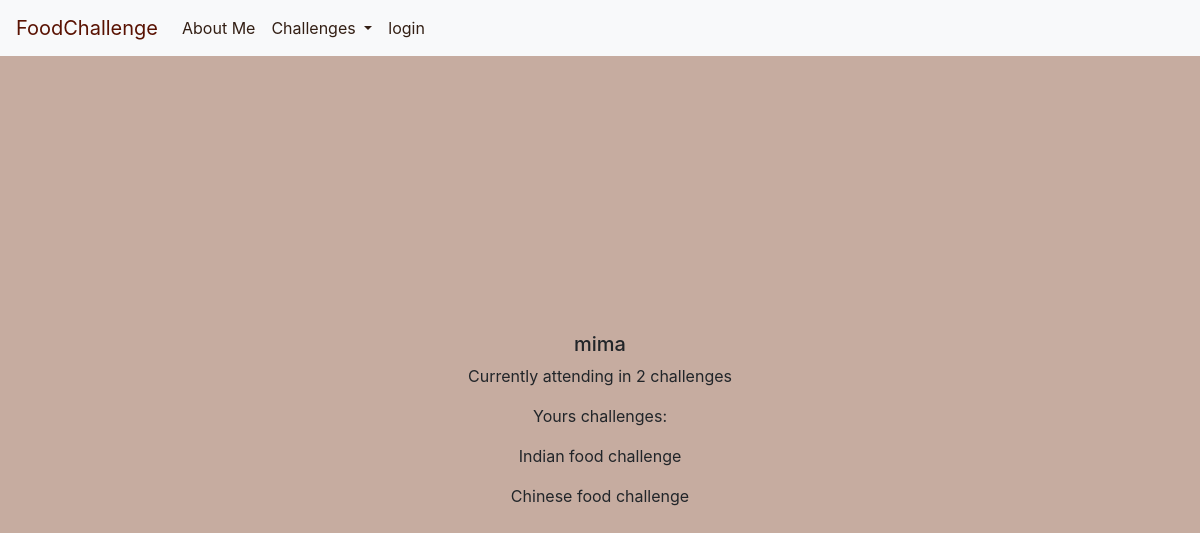
The page /profile/7 on the database as committed earlier.
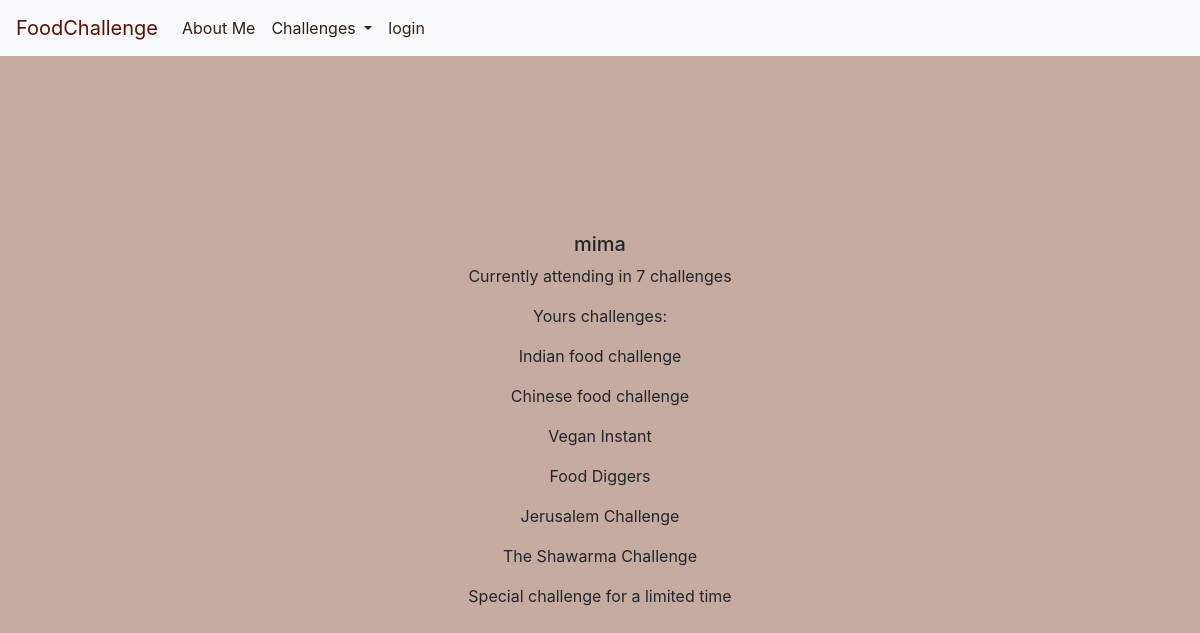
The same page on the database as committed later.
### core/models.py (models this page shows, shortened)
class Client(models.Model):
    user = models.OneToOneField(User, on_delete=models.CASCADE, related_name='client')

class UserInChallenge(models.Model):
    client = models.ForeignKey(Client, on_delete=models.CASCADE, related_name='userChallenge')
    challenge = models.ForeignKey(Challenge, on_delete=models.CASCADE, related_name='userChallenge')

class Challenge(models.Model):
    name = models.CharField(max_length=200)
    summary = models.CharField(max_length=200)
    description = models.TextField()
    class Level(models.IntegerChoices):
        EASY = 1, "easy"
        MEDIUM = 2, "medium"
        HARD = 3, "hard"
        EXTREME = 4, "extreme"
    level = models.IntegerField(choices=Level.choices)

### core/views.py (the view)
# urls.py: path('profile/<int:client>', views.profile, name="profile"),
def profile(request, client):
    challenge = UserInChallenge.objects.filter(client__user_id=client)
    return render(request, 'core/fixed_profile.html', {'client': Client.objects.get(user_id=client), 'challenge': challenge})

### core/base_views.py (called while the page is built)
def challenge_list(request):
    challenge_list = [
        "Chinese food challenge",
        "Vegan Instant",
        "Food Diggers",
        "Indian food challenge",
        "Special challenge for a limited time",
        "Jerusalem Challenge",
        "The Shawarma Challenge",
    ]
    return {'challenge_list': challenge_list}

### core/templates/core/fixed_profile.html
{% extends 'core/base.html' %}
{% block content %}
<div class="containers">
    <h5>{{ client.user.username }}</h5>
    <p>Currently attending in {{ challenge|length }}  challenges</p>
        <p>Yours challenges:</p>
    {% for c in challenge %}
        <p>{{ c.challenge.name }}  </p>
    {% endfor %}
</div>
{% endblock %}

### core/templates/core/base.html (shortened to what this page needs)
{% load static %}
<!DOCTYPE html>
<html lang="en">
<head>
    <link rel="stylesheet" href="https://stackpath.bootstrapcdn.com/bootstrap/4.4.1/css/bootstrap.min.css"
>
    <link rel="stylesheet" href="{% static 'css/style.css' %}">
</head>
<body>
<nav class="navbar navbar-expand-lg navbar-light bg-light">
    <a class="navbar-brand" href="{% url 'home' %}">FoodChallenge</a>
    <div class="collapse navbar-collapse" id="navbarNavDropdown">
        <ul class="navbar-nav">
         <li class="nav-item">
                <a class="nav-link" href="{% url 'about_me' %}">About Me</a>
            </li>
            <li class="nav-item dropdown">
                <a class="nav-link dropdown-toggle" href="#" id="navbarDropdownMenuLink" role="button"
                   data-toggle="dropdown" aria-haspopup="true" aria-expanded="false">
                    Challenges
                </a>
            </li>
            {% if not user.is_authenticated %}
                <li class="nav-item login">
                    <a class="nav-link" href="{% url 'login' %}">login</a>
                </li>
            {% endif %}
        </ul>
    </div>
</nav>
{% block content %}{% endblock %}
</body>
</html>

### core/static/css/style.css (style rules this page uses)
* { box-sizing: border-box; }
body, html { margin: 0; padding: 0; background: #c6aca0; }
.navbar-light .navbar-brand { color: #591202; }
.navbar-light .nav-item .nav-link { color: #331f14; }
.containers { min-height: calc(100vh - 57px); display: flex; justify-content: center; align-items: center; flex-direction: column; }

Rows that differ between the two databases and show on the page:
added UserInChallenge: challenge.name "Vegan Instant"
added UserInChallenge: challenge.name "Food Diggers"
added UserInChallenge: challenge.name "Jerusalem Challenge"
added UserInChallenge: challenge.name "The Shawarma Challenge"
added UserInChallenge: challenge.name "Special challenge for a limited time"
Other text that changed with them:
{{ challenge|length }}: "2" → "7"
